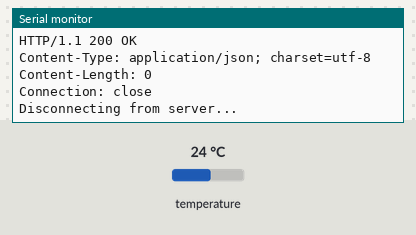
This sketch was run on a simulated Arduino Mega 2560, built with avr-gcc and run on an emulated ATmega2560. Parts: the last lines printed to the serial monitor. The inputs (shaded band) are chosen by the test bench; at power-on: temperature 24 °C. WiFi joins after 1.5 s; servers stay silent unless stated; uploads are accepted with an empty reply.

Above: at 2.7 s.
2.8 s: temperature set to 12 °C
At 6.95 s:
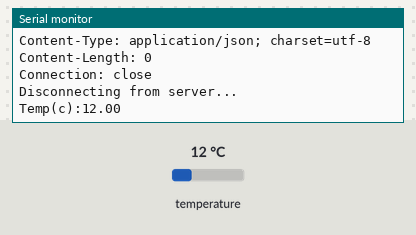
8.7 s: temperature set to 19 °C
At 12.23 s:
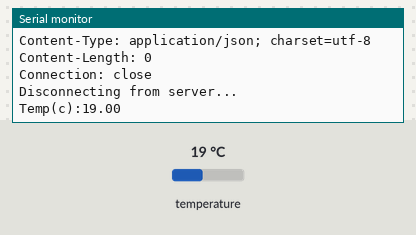
Timing chart, 0 to 13.7 s (numbered marks = the images above; inputs shaded):
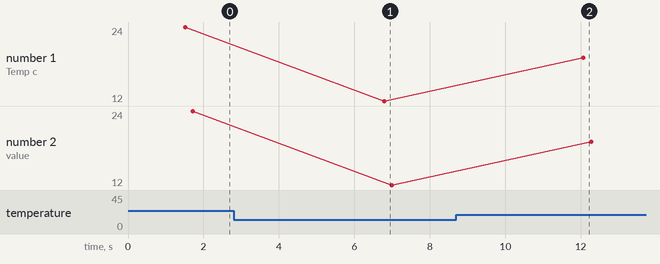

The sketch:

arduino.ino
```cpp
#define TIMEOUT     5000 // mS
#define SOURCE      1002
#define SENSOR_INT  10  // seconds

#include <Wire.h>
#include "WiFiEsp.h"
#include <Adafruit_BMP085.h>

const char *ssid = "Clayton’s iPhone";
const char *pass = "emng3008";
const char *server = "93.188.165.221";
int status = WL_IDLE_STATUS;          // the Wifi radio's status

// Create an instance of the sensor object
Adafruit_BMP085 bmp;
WiFiEspClient client;

void setup()
{
  Wire.begin();             // Join i2c bus
  Serial.begin(115200);     // Communication with PC monitor via USB
  Serial1.begin(115200);

  // initialize ESP module
  WiFi.init(&Serial1);

  // check for the presence of the shield
  if (WiFi.status() == WL_NO_SHIELD) {
    Serial.println("WiFi shield not present");
    // don't continue
    while (true);
  }

  // attempt to connect to WiFi network
  while ( status != WL_CONNECTED) {
    Serial.print("Attempting to connect to WPA SSID: ");
    Serial.println(ssid);
    // Connect to WPA/WPA2 network
    status = WiFi.begin(ssid, pass);
  }

  // you're connected now, so print out the data
  Serial.println("You're connected to the network");

  printWifiStatus();

  // initialize sensor
  if (!bmp.begin()) {
    Serial.println("Could not find a valid BMP085 sensor, check wiring!");
    while (1) {}
  }

  Serial.println("Wireless Temperature Sensor");
}

void loop() {
  // take sensor reading
  float temp = bmp.readTemperature();

  Serial.print("Temp(c):");
  Serial.println(temp, 2);

  // Establish TCP connection
  if (client.connect(server, 80)) {
    Serial.println("Connected to server");

    // Build HTTP request.
    String cmd = "/emng3008/add.php?source=";
    cmd += SOURCE;
    cmd += "&value=";
    cmd += temp;

    Serial.println(cmd);

    client.print(String("GET ") + cmd + " HTTP/1.1\r\n" +
                 "Host: " + server + "\r\n" +
                 "Connection: close\r\n\r\n");

    Serial.println("Waiting for response...");
    while (!client.available()) { }

    // print out the response
    while (client.available()) {
      char c = client.read();
      Serial.write(c);
    }

    // drop the client connection
    Serial.println("Disconnecting from server...");
    client.stop();
  }
  else {
    Serial.println("connection to host failed");
    return;
  }

  delay(5000);
}

void printWifiStatus()
{
  // print the SSID of the network you're attached to
  Serial.print("SSID: ");
  Serial.println(WiFi.SSID());

  // print your WiFi shield's IP address
  IPAddress ip = WiFi.localIP();
  Serial.print("IP Address: ");
  Serial.println(ip);

  // print the received signal strength
  long rssi = WiFi.RSSI();
  Serial.print("Signal strength (RSSI):");
  Serial.print(rssi);
  Serial.println(" dBm");
}
```

Measured:
- after the input at 2.8 s, the serial monitor: prints a new line after 4.0 s (image 1)
- after the input at 8.7 s, the serial monitor: prints a new line after 3.4 s (image 2)
- plotted number 1: 24 → 12 after the input at 2.8 s, 12 → 19 after the input at 8.7 s
- plotted number 2: 24 → 12 after the input at 2.8 s, 12 → 19 after the input at 8.7 s
